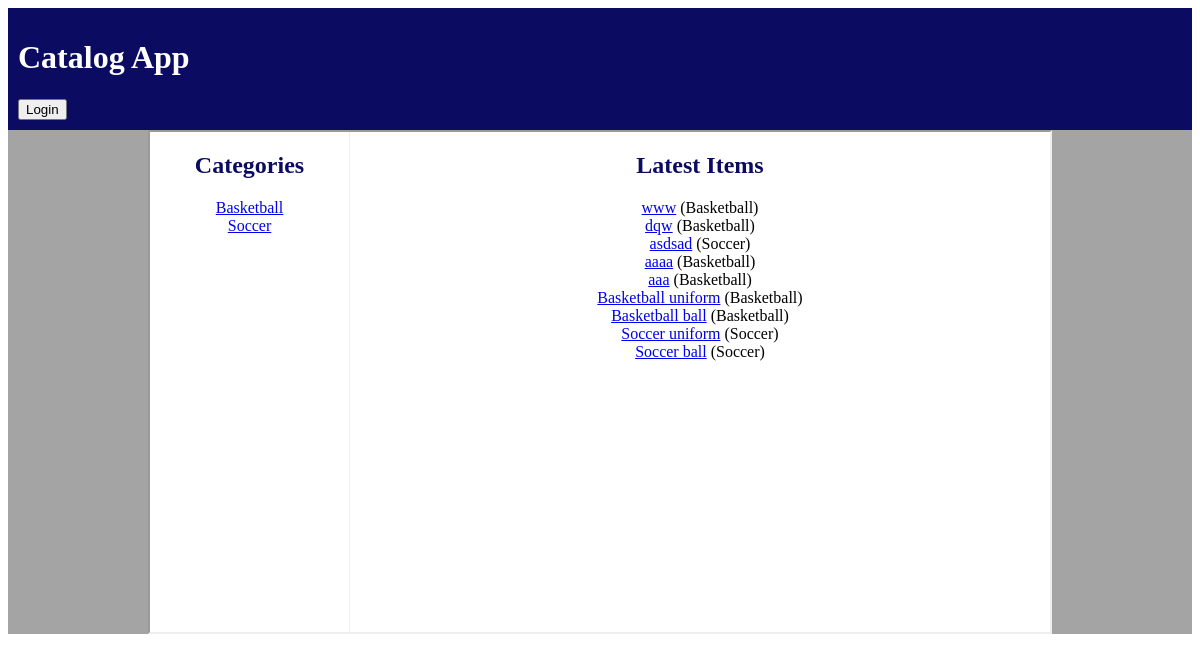
Page /catalog/ on the committed database.
### database_setup.py (models this page shows, shortened)
class Category(Base):
    __tablename__ = 'category'
    id = Column(Integer, primary_key=True)
    name = Column(String(250), nullable=False)

class Item(Base):
    __tablename__ = 'item'
    id = Column(Integer, primary_key = True)
    name =Column(String(80), nullable = False)
    description = Column(String(250))
    category_id = Column(Integer,ForeignKey('category.id'))
    category = relationship(Category)
    user_id = Column(Integer, ForeignKey('user.id'))
    user = relationship(User)

### application.py (the view)
@app.route('/')
@app.route('/catalog/')
def showCatalog():
    categories = session.query(Category).order_by(asc(Category.name))
    items = session.query(Item).order_by(desc(Item.id))
    if 'username' not in login_session:
        return render_template('main.html', category=categories, item=items)
    else:
        return render_template('private_main.html', category=categories, item=items)

### templates/main.html
<!DOCTYPE html>
<html lang="en">
	<head>
		<link rel=stylesheet type=text/css href="{{ url_for('static', filename='styles.css') }}">
	</head>
  <body>
    <header>
  		<div class = "header">
  			<h1 class="title">Catalog App</h1>
  		</div>
      <button type="button" onclick="location.href='{{url_for('showLogin')}}' ">Login</button>
  	</header>
    <section>
      <center>
      	<div class="wrapper">
      		<div class="categories">
      			<h2 class="cate_name">Categories</h2>
      				{% for i in category %}
      				<a class="cate_value" href="{{ url_for('showItems', category_name=i.name)}}">{{i.name}}<br></a>
      				{% endfor %}
      		</div>
      		<div class="items">
      			<h2 class="cate_name">Latest Items</h2>
              {% for i in item %}
              <a class="cate_value" href="{{ url_for('showDecription', category_name=i.category.name, item_name=i.name)}}">{{i.name}}</a>
              <a>({{i.category.name}})<br></a>
              {% endfor %}
      		</div>
      	</div>
      </center>
    </section>
  </body>
</html>

### static/styles.css (style rules this page uses)
header { text-align: 100px; margin-right: auto; margin-left: auto; padding: 10px; background-color: #0B0B61; }
section { background-color: #A4A4A4; }
.cate_name { font-size: 150%; color: #0B0B61; }
.title { color: #fff; }
.header { width:100%; height:60px; }
.wrapper { width:900px; height:500px; padding:0px; background-color: #A4A4A4; border: 2px inset; }
.categories { float:left; width:199px; height:500px; background-color: #fff; border-right: 1px groove }
.items { float:left; width:700px; height:500px; background-color: #fff; }

### rows in the picture
Category: name "Basketball"
Category: name "Soccer"
Item: name "www", category.name "Basketball"
Item: name "dqw", category.name "Basketball"
Item: name "asdsad", category.name "Soccer"
Item: name "aaaa", category.name "Basketball"
Item: name "aaa", category.name "Basketball"
Item: name "Basketball uniform", category.name "Basketball"
Item: name "Basketball ball", category.name "Basketball"
Item: name "Soccer uniform", category.name "Soccer"
Item: name "Soccer ball", category.name "Soccer"
